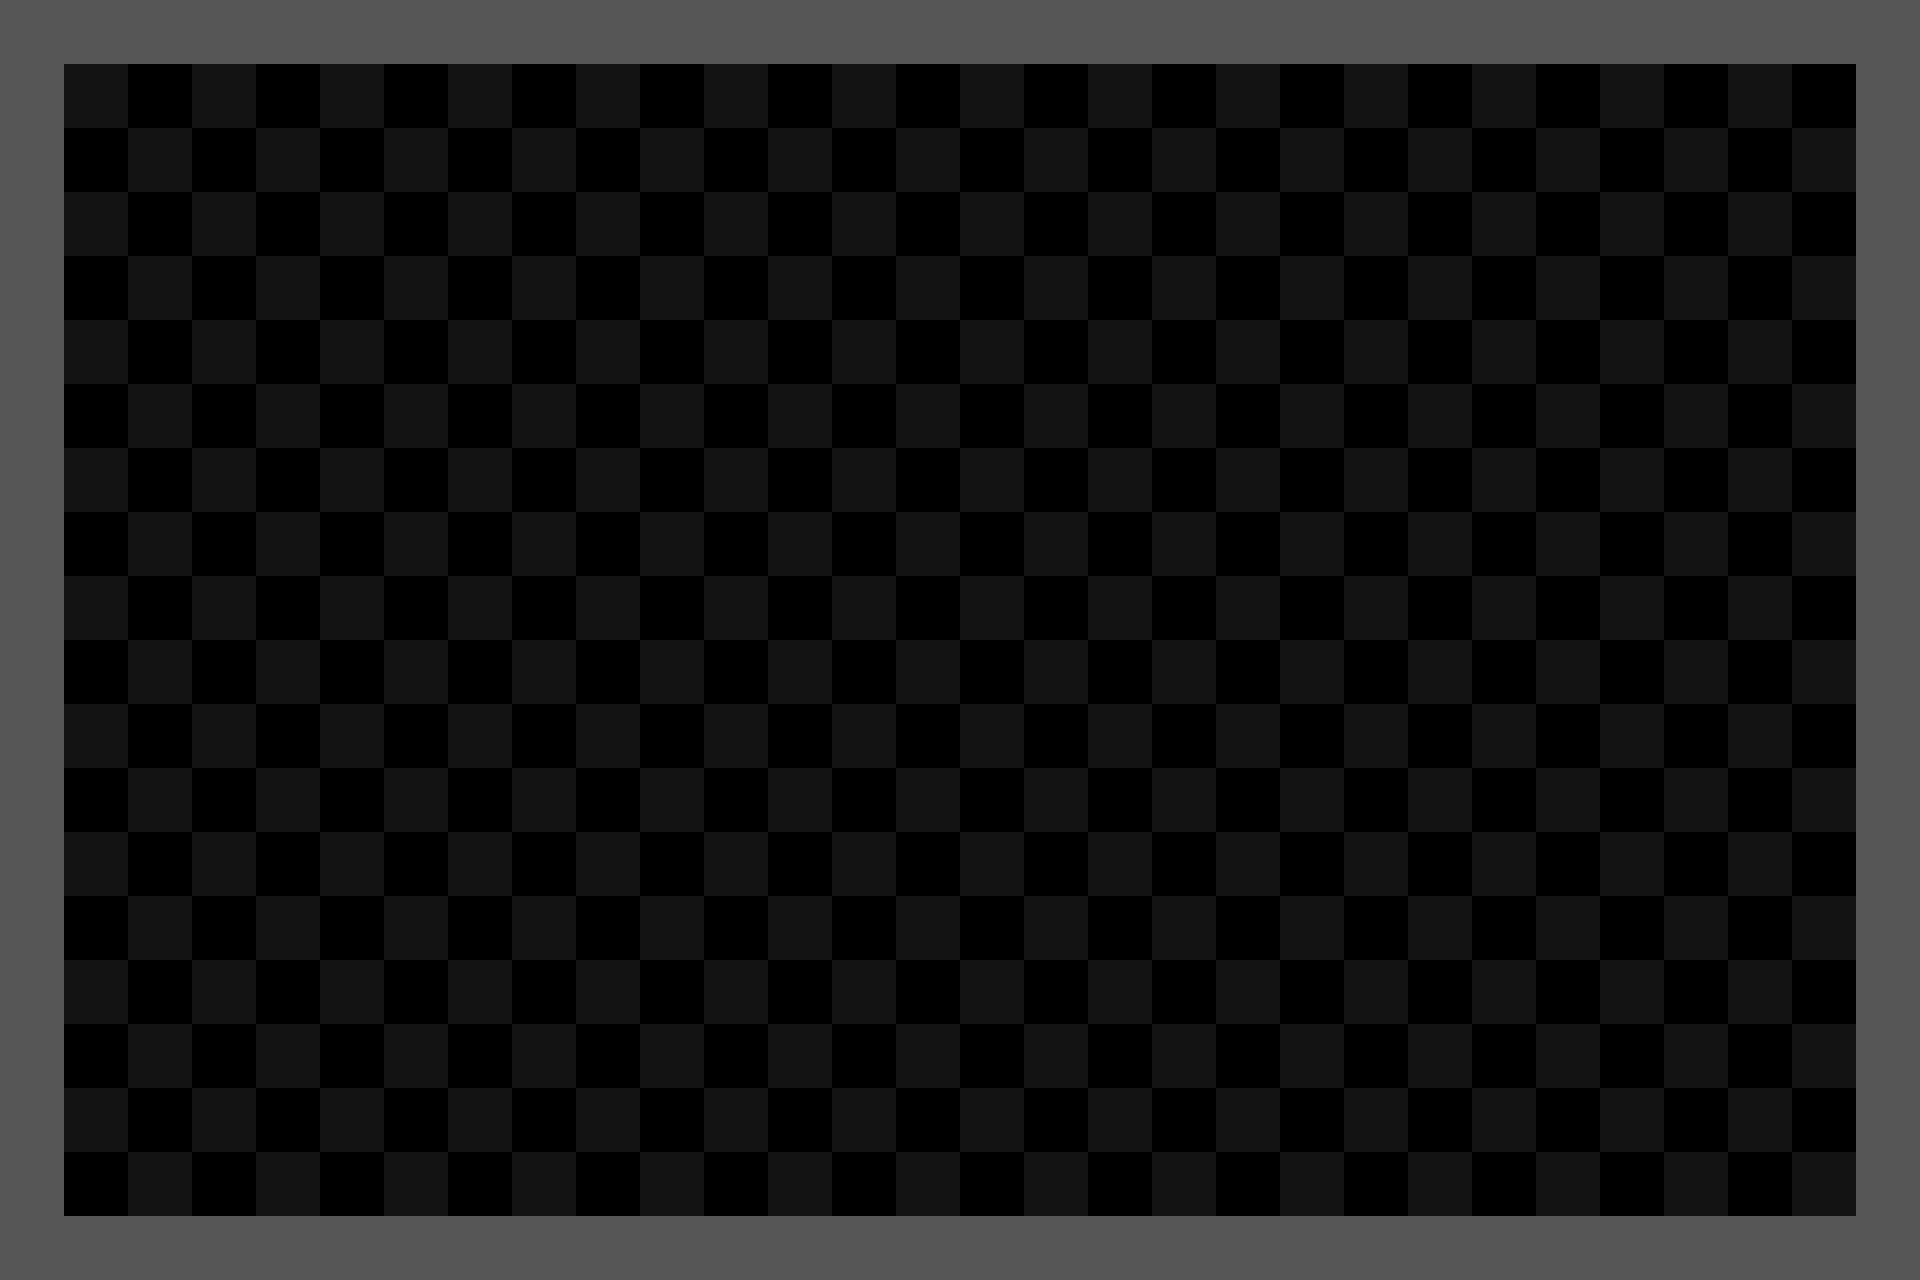

Below is a game level as drawn by its tile map, then a one-line description and the .tmx file that defines it, in full:
An orthogonal 30x20 tile map with 64x64 px tiles, 2 tile layers (Tile Layer 1, background) and 2 objects.

<map version="1.0" orientation="orthogonal" renderorder="right-down" width="30" height="20" tilewidth="64" tileheight="64" nextobjectid="1">
 <tileset firstgid="1" name="tileset" tilewidth="64" tileheight="64" tilecount="4" columns="2">
  <image source="../tileset.png" width="128" height="128" />
  <tile id="0">
   <objectgroup draworder="index">
    <object id="1" x="0" y="0" width="64" height="64" />
   </objectgroup>
  </tile>
  <tile id="1">
   <objectgroup draworder="index">
    <object id="1" x="0" y="64">
     <polygon points="0,0 64,-64 64,0" />
    </object>
   </objectgroup>
  </tile>
 </tileset>
 <layer name="Tile Layer 1" width="30" height="20">
  <data encoding="csv">
1,1,1,1,1,1,1,1,1,1,1,1,1,1,1,1,1,1,1,1,1,1,1,1,1,1,1,1,1,1,
1,0,0,0,0,0,0,0,0,0,0,0,0,0,0,0,0,0,0,0,0,0,0,0,0,0,0,0,0,1,
1,0,0,0,0,0,0,0,0,0,0,0,0,0,0,0,0,0,0,0,0,0,0,0,0,0,0,0,0,1,
1,0,0,0,0,0,0,0,0,0,0,0,0,0,0,0,0,0,0,0,0,0,0,0,0,0,0,0,0,1,
1,0,0,0,0,0,0,0,0,0,0,0,0,0,0,0,0,0,0,0,0,0,0,0,0,0,0,0,0,1,
1,0,0,0,0,0,0,0,0,0,0,0,0,0,0,0,0,0,0,0,0,0,0,0,0,0,0,0,0,1,
1,0,0,0,0,0,0,0,0,0,0,0,0,0,0,0,0,0,0,0,0,0,0,0,0,0,0,0,0,1,
1,0,0,0,0,0,0,0,0,0,0,0,0,0,0,0,0,0,0,0,0,0,0,0,0,0,0,0,0,1,
1,0,0,0,0,0,0,0,0,0,0,0,0,0,0,0,0,0,0,0,0,0,0,0,0,0,0,0,0,1,
1,0,0,0,0,0,0,0,0,0,0,0,0,0,0,0,0,0,0,0,0,0,0,0,0,0,0,0,0,1,
1,0,0,0,0,0,0,0,0,0,0,0,0,0,0,0,0,0,0,0,0,0,0,0,0,0,0,0,0,1,
1,0,0,0,0,0,0,0,0,0,0,0,0,0,0,0,0,0,0,0,0,0,0,0,0,0,0,0,0,1,
1,0,0,0,0,0,0,0,0,0,0,0,0,0,0,0,0,0,0,0,0,0,0,0,0,0,0,0,0,1,
1,0,0,0,0,0,0,0,0,0,0,0,0,0,0,0,0,0,0,0,0,0,0,0,0,0,0,0,0,1,
1,0,0,0,0,0,0,0,0,0,0,0,0,0,0,0,0,0,0,0,0,0,0,0,0,0,0,0,0,1,
1,0,0,0,0,0,0,0,0,0,0,0,0,0,0,0,0,0,0,0,0,0,0,0,0,0,0,0,0,1,
1,0,0,0,0,0,0,0,0,0,0,0,0,0,0,0,0,0,0,0,0,0,0,0,0,0,0,0,0,1,
1,0,0,0,0,0,0,0,0,0,0,0,0,0,0,0,0,0,0,0,0,0,0,0,0,0,0,0,0,1,
1,0,0,0,0,0,0,0,0,0,0,0,0,0,0,0,0,0,0,0,0,0,0,0,0,0,0,0,0,1,
1,1,1,1,1,1,1,1,1,1,1,1,1,1,1,1,1,1,1,1,1,1,1,1,1,1,1,1,1,1
</data>
 </layer>
 <layer name="background" width="30" height="20" opacity="0.22">
  <data encoding="csv">
0,0,0,0,0,0,0,0,0,0,0,0,0,0,0,0,0,0,0,0,0,0,0,0,0,0,0,0,0,0,
0,3,0,3,0,3,0,3,0,3,0,3,0,3,0,3,0,3,0,3,0,3,0,3,0,3,0,3,0,0,
0,0,3,0,3,0,3,0,3,0,3,0,3,0,3,0,3,0,3,0,3,0,3,0,3,0,3,0,3,0,
0,3,0,3,0,3,0,3,0,3,0,3,0,3,0,3,0,3,0,3,0,3,0,3,0,3,0,3,0,0,
0,0,3,0,3,0,3,0,3,0,3,0,3,0,3,0,3,0,3,0,3,0,3,0,3,0,3,0,3,0,
0,3,0,3,0,3,0,3,0,3,0,3,0,3,0,3,0,3,0,3,0,3,0,3,0,3,0,3,0,0,
0,0,3,0,3,0,3,0,3,0,3,0,3,0,3,0,3,0,3,0,3,0,3,0,3,0,3,0,3,0,
0,3,0,3,0,3,0,3,0,3,0,3,0,3,0,3,0,3,0,3,0,3,0,3,0,3,0,3,0,0,
0,0,3,0,3,0,3,0,3,0,3,0,3,0,3,0,3,0,3,0,3,0,3,0,3,0,3,0,3,0,
0,3,0,3,0,3,0,3,0,3,0,3,0,3,0,3,0,3,0,3,0,3,0,3,0,3,0,3,0,0,
0,0,3,0,3,0,3,0,3,0,3,0,3,0,3,0,3,0,3,0,3,0,3,0,3,0,3,0,3,0,
0,3,0,3,0,3,0,3,0,3,0,3,0,3,0,3,0,3,0,3,0,3,0,3,0,3,0,3,0,0,
0,0,3,0,3,0,3,0,3,0,3,0,3,0,3,0,3,0,3,0,3,0,3,0,3,0,3,0,3,0,
0,3,0,3,0,3,0,3,0,3,0,3,0,3,0,3,0,3,0,3,0,3,0,3,0,3,0,3,0,0,
0,0,3,0,3,0,3,0,3,0,3,0,3,0,3,0,3,0,3,0,3,0,3,0,3,0,3,0,3,0,
0,3,0,3,0,3,0,3,0,3,0,3,0,3,0,3,0,3,0,3,0,3,0,3,0,3,0,3,0,0,
0,0,3,0,3,0,3,0,3,0,3,0,3,0,3,0,3,0,3,0,3,0,3,0,3,0,3,0,3,0,
0,3,0,3,0,3,0,3,0,3,0,3,0,3,0,3,0,3,0,3,0,3,0,3,0,3,0,3,0,0,
0,0,3,0,3,0,3,0,3,0,3,0,3,0,3,0,3,0,3,0,3,0,3,0,3,0,3,0,3,0,
0,0,0,0,0,0,0,0,0,0,0,0,0,0,0,0,0,0,0,0,0,0,0,0,0,0,0,0,0,0
</data>
 </layer>
</map>
